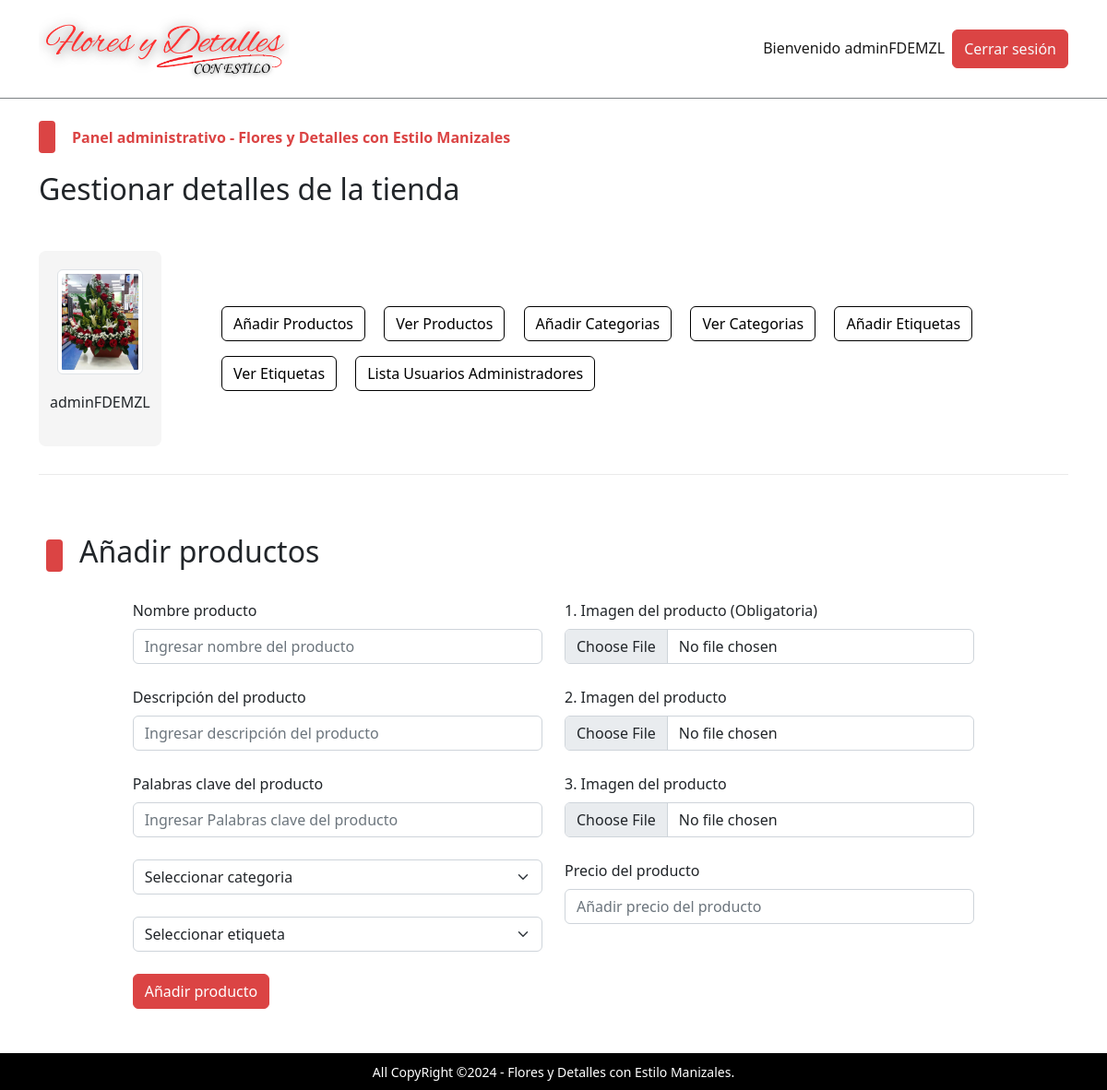
Page /admin/index.php?insert_product (signed in) on the committed database.
### tables this page shows
CREATE TABLE `admin_table` (
  `admin_id` int(11) NOT NULL,
  `admin_name` varchar(100) NOT NULL,
  `admin_email` varchar(200) NOT NULL,
  `admin_image` varchar(255) NOT NULL,
  `admin_password` varchar(255) NOT NULL
);

### admin/insert_product.php (the view, shortened to what this page needs)
<!DOCTYPE html>
<html lang="en">
<head>
    <link rel="stylesheet" href="../assets/css/bootstrap.css" />
    <link rel="stylesheet" href="../assets/css/main.css" />
</head>
<body>
    <div class="container py-4 px-2">
        <div class="categ-header text-center mb-4">
            <div class="sub-title">
                    <span class="shape"></span>
                    <h2>Añadir productos</h2>
                </div>
        </div>
        <form action="" method="post" enctype="multipart/form-data">
            <div class="row justify-content-center">
                <div class="col-md-5">
                    <div class="form-outline mb-4">
                        <label for="product_title" class="form-label">Nombre producto</label>
                        <input type="text" placeholder="Ingresar nombre del producto" name="product_title" id="product_title" class="form-control" autocomplete="off" required>
                    </div>
                    <div class="form-outline mb-4">
                        <label for="product_description" class="form-label">Descripción del producto</label>
                        <input type="text" placeholder="Ingresar descripción del producto" name="product_description" id="product_description" class="form-control" autocomplete="off" required>
                    </div>
                    <div class="form-outline mb-4">
                        <label for="product_keywords" class="form-label">Palabras clave del producto</label>
                        <input type="text" placeholder="Ingresar Palabras clave del producto" name="product_keywords" id="product_keywords" class="form-control" autocomplete="off" required>
                    </div>
                    <div class="form-outline mb-4">
                        <select class="form-select" name="product_category" id="product_category">
                            <option selected disabled>Seleccionar categoria</option>
                        </select>
                    </div>
                    <div class="form-outline mb-4">
                        <select class="form-select" name="product_brand" id="product_brand">
                            <option selected disabled>Seleccionar etiqueta</option>
                        </select>
                    </div>
                    <div class="form-outline mb-4">
                        <input type="submit" value="Añadir producto" name="insert_product" class="btn btn-primary">
                    </div>
                </div>
                <div class="col-md-5">
                    <div class="form-outline mb-4">
                        <label for="product_image_one" class="form-label">1. Imagen del producto (Obligatoria)</label>
                        <input type="file" name="product_image_one" id="product_image_one" class="form-control" required>
                    </div>
                    <div class="form-outline mb-4">
                        <label for="product_image_two" class="form-label">2. Imagen del producto</label>
                        <input type="file" name="product_image_two" id="product_image_two" class="form-control">
                    </div>
                    <div class="form-outline mb-4">
                        <label for="product_image_three" class="form-label">3. Imagen del producto</label>
                        <input type="file" name="product_image_three" id="product_image_three" class="form-control">
                    </div>
                    <div class="form-outline mb-4">
                        <label for="product_price" class="form-label">Precio del producto</label>
                        <input type="number" placeholder="Añadir precio del producto" name="product_price" id="product_price" class="form-control" autocomplete="off">
                    </div>
                </div>
            </div>
        </form>
    </div>
</body>
</html>

### admin/index.php (shortened to what this page needs)
<?php
    include('../functions/common_functions.php');
    if(isset($_SESSION['admin_username'])){
        $admin_name = $_SESSION['admin_username'];
        $get_admin_data = "SELECT * FROM `admin_table` WHERE admin_name = '$admin_name'";
        $get_admin_result = mysqli_query($con,$get_admin_data);
        $row_fetch_admin_data = mysqli_fetch_array($get_admin_result);
        $admin_name = $row_fetch_admin_data['admin_name'];
        $admin_image = $row_fetch_admin_data['admin_image'];
    }else{
        echo "<script>window.open('./admin_login.php','_self');</script>";
    }
?>
<!DOCTYPE html>
<html lang="en">
<head>
    <link rel="stylesheet" href="../assets/css/bootstrap.css" />
    <link rel="stylesheet" href="../assets/css/main.css" />
</head>
<body>
    <nav class="navbar navbar-expand-lg navbar-light bg-light">
        <div class="container">
            <a class="navbar-brand fw-bold" href="#">
                <img src="../assets/images/logo.png" alt="Logo A1" style="height: 80px;">
            </a>
            <div class="collapse navbar-collapse" id="navbarSupportedContentad">
                <ul class="navbar-nav ms-auto mb-2 mb-lg-0">
                    <li class="nav-item">
                        <a class="nav-link active" aria-current="page" href="#">Bienvenido <?php echo $admin_name;?></a>
                    </li>
                    <li class="nav-item">
                    <button class="btn btn-primary p-0 px-1">
                            <a href="./admin_logout.php" class="nav-link text-light">Cerrar sesión</a>
                        </button>
                    </li>
                </ul>
            </div>
        </div>
    </nav>
    <div class="control">
        <div class="container pt-4 pb-0">
            <div class="categ-header">
                <div class="sub-title">
                    <span class="shape"></span>
                    <span class="title">Panel administrativo - Flores y Detalles con Estilo Manizales</span>
                </div>
                <h2>Gestionar detalles de la tienda</h2>
            </div>
            <div class="row align-items-center">
                <div class="col-md-2">
                    <div class="admin-image">
                        <a href="./index.php"><img src="./admin_images/<?php echo $admin_image;?>" class="img-thumbnail" alt="Admin Photo"></a>
                        <p><?php echo $admin_name;?></p>
                    </div>
                </div>
                <div class="col-md-10">
                    <div class="buttons">
                        <button class="btn btn-outline-primary m-2">
                            <a href="index.php?insert_product" class="nav-link">Añadir Productos</a>
                        </button>
                        <button class="btn btn-outline-primary m-2">
                            <a href="index.php?view_products" class="nav-link">Ver Productos</a>
                        </button>
                        <button class="btn btn-outline-primary m-2">
                            <a href="index.php?insert_category" class="nav-link">Añadir Categorias</a>
                        </button>
                        <button class="btn btn-outline-primary m-2">
                            <a href="index.php?view_categories" class="nav-link">Ver Categorias</a>
                        </button>
                        <button class="btn btn-outline-primary m-2">
                            <a href="index.php?insert_brand" class="nav-link">Añadir Etiquetas</a>
                        </button>
                        <button class="btn btn-outline-primary m-2">
                            <a href="index.php?view_brands" class="nav-link">Ver Etiquetas</a>
                        </button>
                        <button class="btn btn-outline-primary m-2">
                            <a href="index.php?list_users" class="nav-link">Lista Usuarios Administradores</a>
                        </button>
                    </div>
                </div>
            </div>
        </div>
    </div>
    <div class="container">
        <div class="divider"></div>
    </div>
    <div class="change-page">
        <div class="container">
            <?php
            if(isset($_GET['insert_product'])){
                include('./insert_product.php');
            }
            ?>
        </div>
    </div>
    <div class="upper-nav primary-bg p-2 px-3 text-center text-break">
        <span>All CopyRight &copy;2024 - Flores y Detalles con Estilo Manizales.</span>
    </div>
</body>
</html>

### assets/css/main.css (style rules this page uses)
* { -webkit-box-sizing: border-box; -moz-box-sizing: border-box; box-sizing: border-box; margin: 0; padding: 0; }
html { scroll-behavior: smooth; }
a { text-decoration: none; color: #000000; cursor: pointer; }
button, input[type='submit'] { cursor: pointer; }
ul { list-style: none; }
.primary-bg { background-color: #000; }
.divider { background-color: #eaeaea; height: 1.5px; width: 100%; margin-top: 30px; margin-bottom: 40px; }
.container .categ-header { display: flex; flex-direction: column; gap: 20px; margin-bottom: 40px; }
.container .categ-header .sub-title { display: flex; flex-direction: row; gap: 18px; align-items: center; }
.container .categ-header .sub-title span:nth-of-type(1) { width: 18px; height: 35px; background-color: #db4444; border-radius: 4px; -webkit-border-radius: 4px; -moz-border-radius: 4px; -ms-border-radius: 4px; -o-border-radius: 4px; }
.shape { display: inline-block; width: 18px; height: 35px; background-color: #db4444; border-radius: 4px; -webkit-border-radius: 4px; -moz-border-radius: 4px; -ms-border-radius: 4px; -o-border-radius: 4px; }
.container .categ-header .sub-title span:nth-of-type(2) { color: #db4444; font-weight: bold; }
.upper-nav span { color: #ffffff; font-size: 14px; }
.bg-light { background-color: #ffffff !important; border-bottom: 1px solid #7d8184; }
.control .container .row .admin-image { width: 80%; background-color: #f5f5f5; padding: 20px; display: flex; flex-direction: column; gap: 18px; align-items: center; border-radius: 8px; -webkit-border-radius: 8px; -moz-border-radius: 8px; -ms-border-radius: 8px; -o-border-radius: 8px; }
.control .container .row .admin-image img { width: 100%; }
.control .container .row .buttons a.nav-link { transition: 0s; -webkit-transition: 0s; -moz-transition: 0s; -ms-transition: 0s; -o-transition: 0s; }

### rows in the picture
admin_table: admin_name "adminFDEMZL", admin_image (picture)
